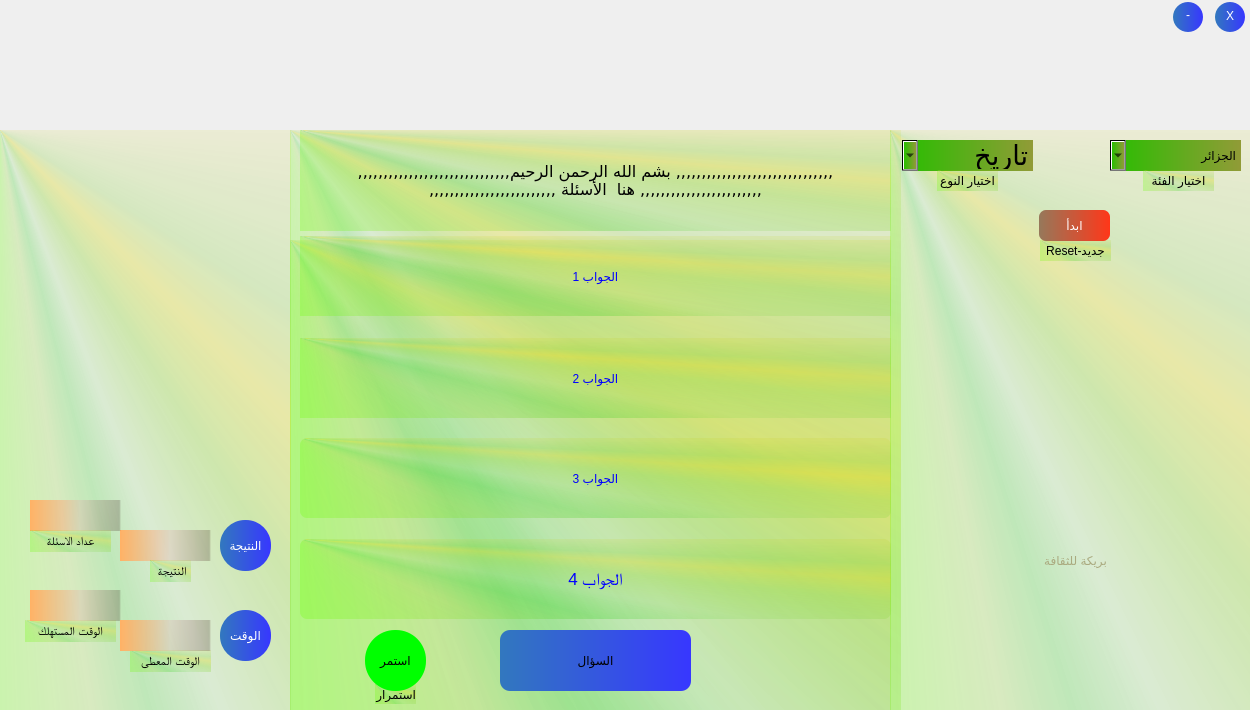
<?xml version="1.0" encoding="UTF-8"?>
<ui version="4.0">
 <class>MainWindow</class>
 <widget class="QMainWindow" name="MainWindow">
  <property name="geometry">
   <rect>
    <x>0</x>
    <y>0</y>
    <width>1250</width>
    <height>710</height>
   </rect>
  </property>
  <property name="minimumSize">
   <size>
    <width>1250</width>
    <height>0</height>
   </size>
  </property>
  <property name="maximumSize">
   <size>
    <width>1250</width>
    <height>710</height>
   </size>
  </property>
  <property name="windowTitle">
   <string>MainWindow</string>
  </property>
  <property name="layoutDirection">
   <enum>Qt::LeftToRight</enum>
  </property>
  <property name="styleSheet">
   <string notr="true">border: 1px solid '#ffffff';</string>
  </property>
  <property name="locale">
   <locale language="Arabic" country="Algeria"/>
  </property>
  <widget class="QWidget" name="centralwidget">
   <property name="layoutDirection">
    <enum>Qt::RightToLeft</enum>
   </property>
   <property name="locale">
    <locale language="Arabic" country="Egypt"/>
   </property>
   <widget class="QWidget" name="widget" native="true">
    <property name="geometry">
     <rect>
      <x>890</x>
      <y>130</y>
      <width>361</width>
      <height>581</height>
     </rect>
    </property>
    <property name="styleSheet">
     <string notr="true">background-color: qconicalgradient(cx:0, cy:0, angle:135, stop:0 rgba(135, 205, 0, 9), stop:0.375 rgba(105, 255, 0, 69), stop:0.423533 rgba(121, 215, 0, 50), stop:0.45 rgba(27, 205, 0, 58), stop:0.477581 rgba(115, 214, 71, 43), stop:0.518717 rgba(155, 218, 71, 100), stop:0.55 rgba(215, 215, 0,76), stop:0.57754 rgba(105, 203, 0, 50), stop:0.625 rgba(205, 205, 0, 29), stop:1 rgba(155, 205, 0, 9));
border:0px;</string>
    </property>
    <widget class="QLabel" name="label">
     <property name="geometry">
      <rect>
       <x>135</x>
       <y>410</y>
       <width>101</width>
       <height>41</height>
      </rect>
     </property>
     <property name="styleSheet">
      <string notr="true">font: 14pt &quot;Andalus&quot;;
color: rgb(170, 170, 127);
background-color: rgb(0, 0, 0,0);
</string>
     </property>
     <property name="text">
      <string>بريكة للثقافة</string>
     </property>
     <property name="alignment">
      <set>Qt::AlignCenter</set>
     </property>
    </widget>
    <widget class="QLabel" name="label_20">
     <property name="geometry">
      <rect>
       <x>150</x>
       <y>110</y>
       <width>71</width>
       <height>21</height>
      </rect>
     </property>
     <property name="styleSheet">
      <string notr="true">   QLabel{   

        color: black;
border:0px;
       font: 75 8pt &quot;MS Shell Dlg 2&quot;;
}</string>
     </property>
     <property name="text">
      <string>جديد-Reset</string>
     </property>
     <property name="alignment">
      <set>Qt::AlignCenter</set>
     </property>
    </widget>
    <widget class="QComboBox" name="comboBoxTyp_2">
     <property name="geometry">
      <rect>
       <x>12</x>
       <y>10</y>
       <width>131</width>
       <height>31</height>
      </rect>
     </property>
     <property name="font">
      <font>
       <family>Traditional Arabic</family>
       <pointsize>20</pointsize>
       <weight>50</weight>
       <italic>false</italic>
       <bold>false</bold>
      </font>
     </property>
     <property name="layoutDirection">
      <enum>Qt::RightToLeft</enum>
     </property>
     <property name="styleSheet">
      <string notr="true">         border: 1px solid '#ffffff';
        color: black;
background-color: qlineargradient(spread:pad, x1:0, y1:0, x2:1, y2:0, stop:0 rgba(40,190, 0, 255), stop:1 rgba(145, 155, 055, 255));
font: 20pt &quot;Traditional Arabic&quot;;</string>
     </property>
     <property name="locale">
      <locale language="French" country="France"/>
     </property>
     <property name="inputMethodHints">
      <set>Qt::ImhNone</set>
     </property>
     <item>
      <property name="text">
       <string>تاريخ</string>
      </property>
     </item>
     <item>
      <property name="text">
       <string>جغرافية</string>
      </property>
     </item>
    </widget>
    <widget class="QComboBox" name="comboBoxCat_2">
     <property name="geometry">
      <rect>
       <x>220</x>
       <y>10</y>
       <width>131</width>
       <height>31</height>
      </rect>
     </property>
     <property name="layoutDirection">
      <enum>Qt::RightToLeft</enum>
     </property>
     <property name="styleSheet">
      <string notr="true">         border: 1px solid '#ffffff';
        color: black;
background-color: qlineargradient(spread:pad, x1:0, y1:0, x2:1, y2:0, stop:0 rgba(40,190, 0, 255), stop:1 rgba(145, 155, 055, 255));
font: 20pt &quot;Traditional Arabic&quot;;
</string>
     </property>
     <property name="locale">
      <locale language="Arabic" country="Algeria"/>
     </property>
     <item>
      <property name="text">
       <string>الجزائر</string>
      </property>
     </item>
     <item>
      <property name="text">
       <string>ابتدائي</string>
      </property>
     </item>
     <item>
      <property name="text">
       <string>ثانية-ف1</string>
      </property>
     </item>
     <item>
      <property name="text">
       <string>ثانية-ف2</string>
      </property>
     </item>
     <item>
      <property name="text">
       <string>ثانية-ف3</string>
      </property>
     </item>
     <item>
      <property name="text">
       <string>رابعة-ف1</string>
      </property>
     </item>
     <item>
      <property name="text">
       <string>رابعة-ف2</string>
      </property>
     </item>
     <item>
      <property name="text">
       <string>رابعة-ف3</string>
      </property>
     </item>
     <item>
      <property name="text">
       <string>العالم</string>
      </property>
     </item>
    </widget>
    <widget class="QLabel" name="label_17">
     <property name="geometry">
      <rect>
       <x>253</x>
       <y>40</y>
       <width>71</width>
       <height>21</height>
      </rect>
     </property>
     <property name="styleSheet">
      <string notr="true">   QLabel{   

        color: black;
border:0px;
       font: 75 8pt &quot;MS Shell Dlg 2&quot;;
}</string>
     </property>
     <property name="text">
      <string>اختيار الفئة</string>
     </property>
     <property name="alignment">
      <set>Qt::AlignCenter</set>
     </property>
    </widget>
    <widget class="QLabel" name="label_18">
     <property name="geometry">
      <rect>
       <x>47</x>
       <y>40</y>
       <width>61</width>
       <height>21</height>
      </rect>
     </property>
     <property name="styleSheet">
      <string notr="true">   QLabel{   

        color: black;
border:0px;
       font: 75 8pt &quot;MS Shell Dlg 2&quot;;
}</string>
     </property>
     <property name="text">
      <string>اختيار النوع</string>
     </property>
     <property name="alignment">
      <set>Qt::AlignCenter</set>
     </property>
    </widget>
    <widget class="QPushButton" name="btn_demarer_new">
     <property name="enabled">
      <bool>true</bool>
     </property>
     <property name="geometry">
      <rect>
       <x>149</x>
       <y>80</y>
       <width>71</width>
       <height>31</height>
      </rect>
     </property>
     <property name="styleSheet">
      <string notr="true">
   QPushButton{   

background-color: qlineargradient(spread:pad, x1:0, y1:0, x2:1, y2:0, stop:0 rgba(150, 120, 90, 255), stop:1 rgba(255, 55, 25, 255));  
        color: white;
           
	    font: 75 14pt &quot;MS Shell Dlg 2&quot;;
        border-radius: 7px;
        border: 1px solid '#000000';
}
           QPushButton:hover{
            background: '#ffff00';
            color: red;
            font: 75 11pt &quot;MS Shell Dlg 2&quot;;
             border-radius: 7px;
        }</string>
     </property>
     <property name="text">
      <string>ابدأ</string>
     </property>
    </widget>
    <widget class="QLabel" name="label_5">
     <property name="geometry">
      <rect>
       <x>140</x>
       <y>180</y>
       <width>81</width>
       <height>71</height>
      </rect>
     </property>
     <property name="styleSheet">
      <string notr="true">font: 14pt &quot;Andalus&quot;;
color: rgb(170, 170, 127);
background-color: rgb(0, 0, 0,0);
</string>
     </property>
     <property name="text">
      <string/>
     </property>
     <property name="alignment">
      <set>Qt::AlignCenter</set>
     </property>
    </widget>
    <widget class="QLabel" name="label_6">
     <property name="geometry">
      <rect>
       <x>78</x>
       <y>505</y>
       <width>211</width>
       <height>41</height>
      </rect>
     </property>
     <property name="styleSheet">
      <string notr="true">font: 75 16pt &quot;MS Shell Dlg 2&quot;;
color: rgb(170, 170, 127);
background-color: rgb(0, 0, 0,0);
</string>
     </property>
     <property name="text">
      <string/>
     </property>
     <property name="scaledContents">
      <bool>true</bool>
     </property>
     <property name="alignment">
      <set>Qt::AlignCenter</set>
     </property>
    </widget>
   </widget>
   <widget class="QFrame" name="frame">
    <property name="geometry">
     <rect>
      <x>290</x>
      <y>130</y>
      <width>611</width>
      <height>581</height>
     </rect>
    </property>
    <property name="styleSheet">
     <string notr="true">background-color: qconicalgradient(cx:0, cy:0, angle:135, stop:0 rgba(135, 205, 0, 9), stop:0.375 rgba(105, 255, 0, 69), stop:0.423533 rgba(121, 215, 0, 50), stop:0.45 rgba(27, 205, 0, 58), stop:0.477581 rgba(115, 214, 71, 43), stop:0.518717 rgba(155, 218, 71, 100), stop:0.55 rgba(215, 215, 0,76), stop:0.57754 rgba(105, 203, 0, 50), stop:0.625 rgba(205, 205, 0, 29), stop:1 rgba(155, 205, 0, 9));
border:0px;</string>
    </property>
    <property name="frameShape">
     <enum>QFrame::StyledPanel</enum>
    </property>
    <property name="frameShadow">
     <enum>QFrame::Raised</enum>
    </property>
    <property name="lineWidth">
     <number>0</number>
    </property>
    <widget class="QGroupBox" name="groupBox_3">
     <property name="enabled">
      <bool>true</bool>
     </property>
     <property name="geometry">
      <rect>
       <x>0</x>
       <y>110</y>
       <width>601</width>
       <height>511</height>
      </rect>
     </property>
     <property name="font">
      <font>
       <kerning>true</kerning>
      </font>
     </property>
     <property name="styleSheet">
      <string notr="true">border:0px;</string>
     </property>
     <property name="inputMethodHints">
      <set>Qt::ImhNone</set>
     </property>
     <property name="title">
      <string/>
     </property>
     <property name="alignment">
      <set>Qt::AlignBottom|Qt::AlignLeading|Qt::AlignLeft</set>
     </property>
     <property name="flat">
      <bool>true</bool>
     </property>
     <property name="checkable">
      <bool>false</bool>
     </property>
     <widget class="QPushButton" name="btn_find">
      <property name="geometry">
       <rect>
        <x>210</x>
        <y>390</y>
        <width>191</width>
        <height>61</height>
       </rect>
      </property>
      <property name="styleSheet">
       <string notr="true">    QPushButton{   
background-color: qlineargradient(spread:pad, x1:0, y1:0, x2:1, y2:0, stop:0 rgba(50, 120, 190, 255), stop:1 rgba(55, 55, 255, 255));  
 color: black;  



			border: 1px solid '#ffffff';
            
       		 font: 75 20pt &quot;MS Shell Dlg 2&quot;;
       		 border-radius: 10px;
 		 	

}
   
           QPushButton:hover{ 

background-color: qlineargradient(spread:pad, x1:0, y1:0, x2:1, y2:0, stop:0 rgba(5, 160, 0, 205), stop:1 rgba(255, 255, 10, 255));


        border: 2px solid '#000000';
           color: red;
	   font: 75 20pt &quot;MS Shell Dlg 2&quot;;
       border-radius: 10px;
        }</string>
      </property>
      <property name="text">
       <string>السؤال</string>
      </property>
     </widget>
     <widget class="QLabel" name="label_19">
      <property name="geometry">
       <rect>
        <x>85</x>
        <y>444</y>
        <width>41</width>
        <height>20</height>
       </rect>
      </property>
      <property name="styleSheet">
       <string notr="true">   QLabel{   

        color: black;
border:0px;
       font: 75 8pt &quot;MS Shell Dlg 2&quot;;
}</string>
      </property>
      <property name="text">
       <string>استمرار</string>
      </property>
     </widget>
     <widget class="QPushButton" name="btn_continue">
      <property name="enabled">
       <bool>true</bool>
      </property>
      <property name="geometry">
       <rect>
        <x>75</x>
        <y>390</y>
        <width>61</width>
        <height>61</height>
       </rect>
      </property>
      <property name="styleSheet">
       <string notr="true">    QPushButton{   
background-color: qlineargradient(spread:pad, x1:0, y1:0, x2:1, y2:0, stop:0 rgba(0, 255, 0, 255), stop:1 rgba(0, 255, 0, 255));  
        color: black; 



			border: 1px solid '#ffffff';
            
       		 font: 75 14pt &quot;MS Shell Dlg 2&quot;;
       		 border-radius: 30px;
 		 	

}
   
           QPushButton:hover{ 
background-color:  rgba(220, 255, 5, 255);	
        border: 2px solid '#000000';
           color: red;
	   font: 75 14pt &quot;MS Shell Dlg 2&quot;;
        border-radius:30px;
        }

 </string>
      </property>
      <property name="text">
       <string>استمر</string>
      </property>
     </widget>
    </widget>
    <widget class="QLabel" name="lbl_question">
     <property name="geometry">
      <rect>
       <x>10</x>
       <y>0</y>
       <width>591</width>
       <height>101</height>
      </rect>
     </property>
     <property name="styleSheet">
      <string notr="true"> QLabel{
        font-family: Shanti;
        font-size: 16px;
        color: 'black';
border:0px;
	
}</string>
     </property>
     <property name="locale">
      <locale language="Arabic" country="Algeria"/>
     </property>
     <property name="text">
      <string>,,,,,,,,,,,,,,,,,,,,,,,,,,,,,,, بشم الله الرحمن الرحيم,,,,,,,,,,,,,,,,,,,,,,,,,,,,,,   ,,,,,,,,,,,,,,,,,,,,,,,, هنا  الأسئلة ,,,,,,,,,,,,,,,,,,,,,,,,,</string>
     </property>
     <property name="alignment">
      <set>Qt::AlignCenter</set>
     </property>
     <property name="wordWrap">
      <bool>true</bool>
     </property>
    </widget>
    <widget class="QPushButton" name="btnanswer4_2">
     <property name="geometry">
      <rect>
       <x>10</x>
       <y>409</y>
       <width>591</width>
       <height>80</height>
      </rect>
     </property>
     <property name="font">
      <font>
       <family>MS Shell Dlg 2</family>
       <pointsize>13</pointsize>
       <weight>9</weight>
       <italic>false</italic>
       <bold>false</bold>
      </font>
     </property>
     <property name="styleSheet">
      <string notr="true">    

    QPushButton{   
            border:  1px solid '#ffffff';
	        border-bottom: 1px solid '#000000';                   
       		 font: 75 13pt &quot;MS Shell Dlg 2&quot;;
       		 border-radius: 7px;
 		 	  color: blue;

}
   
           QPushButton:hover{ 
/*background-color: qlineargradient(spread:pad, x1:0, y1:0, x2:1, y2:0, stop:0 rgba(0, 20, 80, 205), stop:1 rgba(0, 125,255, 255)); 
  */
background-color: qlineargradient(spread:pad, x1:0, y1:0, x2:1, y2:0, stop:0 rgba(5, 160, 0, 205), stop:1 rgba(255, 255, 10, 255));
     
        color: red;      
	   font: 75 13pt &quot;MS Shell Dlg 2&quot;;
        border-radius: 7px;
        }
         

QPushButton:pressed
{
    background-color: QLinearGradient( x1: 0, y1: 0, x2: 0, y2: 1, stop: 0 #2d2d2d, stop: 0.1 #2b2b2b, stop: 0.5 #292929, stop: 0.9 #282828, stop: 1 #252525);
}
</string>
     </property>
     <property name="text">
      <string>الجواب 4</string>
     </property>
    </widget>
    <widget class="QPushButton" name="btnanswer2_2">
     <property name="geometry">
      <rect>
       <x>10</x>
       <y>208</y>
       <width>591</width>
       <height>80</height>
      </rect>
     </property>
     <property name="styleSheet">
      <string notr="true">

    QPushButton{   
            border:  1px solid '#ffffff';
	        border-bottom: 1px solid '#000000';                   
       		 font: 75 13pt &quot;MS Shell Dlg 2&quot;;
     
 		 	  color: blue;

}
   
           QPushButton:hover{ 
/*background-color: qlineargradient(spread:pad, x1:0, y1:0, x2:1, y2:0, stop:0 rgba(0, 20, 80, 205), stop:1 rgba(0, 125,255, 255)); 
  */
background-color: qlineargradient(spread:pad, x1:0, y1:0, x2:1, y2:0, stop:0 rgba(5, 160, 0, 205), stop:1 rgba(255, 255, 10, 255));
     
        color: red;      
	   font: 75 13pt &quot;MS Shell Dlg 2&quot;;
      
        }
         

QPushButton:pressed
{
    background-color: QLinearGradient( x1: 0, y1: 0, x2: 0, y2: 1, stop: 0 #2d2d2d, stop: 0.1 #2b2b2b, stop: 0.5 #292929, stop: 0.9 #282828, stop: 1 #252525);
}






</string>
     </property>
     <property name="text">
      <string>الجواب 2</string>
     </property>
    </widget>
    <widget class="QPushButton" name="btnanswer1_2">
     <property name="geometry">
      <rect>
       <x>10</x>
       <y>106</y>
       <width>591</width>
       <height>80</height>
      </rect>
     </property>
     <property name="styleSheet">
      <string notr="true">
    QPushButton{   
            border:  1px solid '#ffffff';
	        border-bottom: 1px solid '#000000';                   
       		 font: 75 13pt &quot;MS Shell Dlg 2&quot;;
       		
 		 	  color: blue;

}
   
           QPushButton:hover{ 
/*background-color: qlineargradient(spread:pad, x1:0, y1:0, x2:1, y2:0, stop:0 rgba(0, 20, 80, 205), stop:1 rgba(0, 125,255, 255)); 
  */
background-color: qlineargradient(spread:pad, x1:0, y1:0, x2:1, y2:0, stop:0 rgba(5, 160, 0, 205), stop:1 rgba(255, 255, 10, 255));
     
        color: red;      
	   font: 75 13pt &quot;MS Shell Dlg 2&quot;;
  
        }
         

QPushButton:pressed
{
    background-color: QLinearGradient( x1: 0, y1: 0, x2: 0, y2: 1, stop: 0 #2d2d2d, stop: 0.1 #2b2b2b, stop: 0.5 #292929, stop: 0.9 #282828, stop: 1 #252525);
}


</string>
     </property>
     <property name="text">
      <string>الجواب 1</string>
     </property>
    </widget>
    <widget class="QPushButton" name="btnanswer3_2">
     <property name="geometry">
      <rect>
       <x>10</x>
       <y>308</y>
       <width>591</width>
       <height>80</height>
      </rect>
     </property>
     <property name="styleSheet">
      <string notr="true">
    QPushButton{   
            border:  1px solid '#ffffff';
	        border-bottom: 1px solid '#000000';                   
       		 font: 75 13pt &quot;MS Shell Dlg 2&quot;;
       		 border-radius: 7px;
 		 	  color: blue;

}
   
           QPushButton:hover{ 
/*background-color: qlineargradient(spread:pad, x1:0, y1:0, x2:1, y2:0, stop:0 rgba(0, 20, 80, 205), stop:1 rgba(0, 125,255, 255)); 
  */
background-color: qlineargradient(spread:pad, x1:0, y1:0, x2:1, y2:0, stop:0 rgba(5, 160, 0, 205), stop:1 rgba(255, 255, 10, 255));
     
        color: red;      
	   font: 75 13pt &quot;MS Shell Dlg 2&quot;;
        border-radius: 7px;
        }
         

QPushButton:pressed
{
    background-color: QLinearGradient( x1: 0, y1: 0, x2: 0, y2: 1, stop: 0 #2d2d2d, stop: 0.1 #2b2b2b, stop: 0.5 #292929, stop: 0.9 #282828, stop: 1 #252525);
}
</string>
     </property>
     <property name="text">
      <string>الجواب 3</string>
     </property>
    </widget>
   </widget>
   <widget class="QGroupBox" name="groupBox">
    <property name="geometry">
     <rect>
      <x>0</x>
      <y>130</y>
      <width>291</width>
      <height>581</height>
     </rect>
    </property>
    <property name="styleSheet">
     <string notr="true">border:0px;
</string>
    </property>
    <property name="title">
     <string/>
    </property>
    <widget class="QLabel" name="lbl_reponse">
     <property name="geometry">
      <rect>
       <x>0</x>
       <y>0</y>
       <width>291</width>
       <height>331</height>
      </rect>
     </property>
     <property name="styleSheet">
      <string notr="true"> QLabel{
	 
   border:0px;
        font-size: 14px;
        color: 'black';
}</string>
     </property>
     <property name="text">
      <string/>
     </property>
     <property name="alignment">
      <set>Qt::AlignCenter</set>
     </property>
     <property name="wordWrap">
      <bool>true</bool>
     </property>
    </widget>
    <widget class="QFrame" name="frame2">
     <property name="geometry">
      <rect>
       <x>0</x>
       <y>0</y>
       <width>295</width>
       <height>581</height>
      </rect>
     </property>
     <property name="minimumSize">
      <size>
       <width>295</width>
       <height>0</height>
      </size>
     </property>
     <property name="maximumSize">
      <size>
       <width>300</width>
       <height>16777215</height>
      </size>
     </property>
     <property name="styleSheet">
      <string notr="true">background-color: qconicalgradient(cx:0, cy:0, angle:135, stop:0 rgba(135, 205, 0, 9), stop:0.375 rgba(105, 255, 0, 69), stop:0.423533 rgba(121, 215, 0, 50), stop:0.45 rgba(27, 205, 0, 58), stop:0.477581 rgba(115, 214, 71, 43), stop:0.518717 rgba(155, 218, 71, 100), stop:0.55 rgba(215, 215, 0,76), stop:0.57754 rgba(105, 203, 0, 50), stop:0.625 rgba(205, 205, 0, 29), stop:1 rgba(155, 205, 0, 9));
border:0px;</string>
     </property>
     <property name="frameShape">
      <enum>QFrame::StyledPanel</enum>
     </property>
     <property name="frameShadow">
      <enum>QFrame::Raised</enum>
     </property>
     <widget class="QLabel" name="label_resultat">
      <property name="geometry">
       <rect>
        <x>120</x>
        <y>400</y>
        <width>91</width>
        <height>31</height>
       </rect>
      </property>
      <property name="font">
       <font>
        <pointsize>-1</pointsize>
       </font>
      </property>
      <property name="styleSheet">
       <string notr="true"> QLabel{
	background-color: qlineargradient(spread:pad, x1:0, y1:0, x2:1, y2:0, stop:0 rgba(255, 178, 102, 255), stop:0.55 rgba(235, 148, 161, 55), stop:0.98 rgba(40, 0, 0, 55), stop:1 rgba(0, 0, 0, 0));
        font-size: 22px;
        color: 'black';

   
        border: 1px solid '#000000';
        border-radius: 25px;
}</string>
      </property>
      <property name="text">
       <string/>
      </property>
      <property name="alignment">
       <set>Qt::AlignCenter</set>
      </property>
     </widget>
     <widget class="QLabel" name="labelQuestNumero">
      <property name="geometry">
       <rect>
        <x>30</x>
        <y>370</y>
        <width>91</width>
        <height>31</height>
       </rect>
      </property>
      <property name="styleSheet">
       <string notr="true"> QLabel{
        font-size: 22px;
        color: 'black';
	background-color: qlineargradient(spread:pad, x1:0, y1:0, x2:1, y2:0, stop:0 rgba(255, 178, 102, 255), stop:0.55 rgba(235, 148, 161, 55), stop:0.98 rgba(40, 0, 0, 55), stop:1 rgba(0, 0, 0, 0));
   
        border: 1px solid '#000000';
        border-radius: 25px;
}</string>
      </property>
      <property name="text">
       <string/>
      </property>
      <property name="alignment">
       <set>Qt::AlignCenter</set>
      </property>
     </widget>
     <widget class="QLabel" name="label_11">
      <property name="geometry">
       <rect>
        <x>25</x>
        <y>490</y>
        <width>91</width>
        <height>22</height>
       </rect>
      </property>
      <property name="font">
       <font>
        <family>MS Shell Dlg 2</family>
        <pointsize>9</pointsize>
        <weight>9</weight>
        <italic>false</italic>
        <bold>false</bold>
       </font>
      </property>
      <property name="styleSheet">
       <string notr="true">   QLabel{   
        color: black;
        font-family: 'shanti';
        font: 75 9pt &quot;MS Shell Dlg 2&quot;;
        border:0 px;
}
   
        </string>
      </property>
      <property name="text">
       <string>الوقت المستهلك</string>
      </property>
      <property name="alignment">
       <set>Qt::AlignCenter</set>
      </property>
     </widget>
     <widget class="QLabel" name="label_12">
      <property name="geometry">
       <rect>
        <x>30</x>
        <y>400</y>
        <width>81</width>
        <height>22</height>
       </rect>
      </property>
      <property name="font">
       <font>
        <family>MS Shell Dlg 2</family>
        <pointsize>9</pointsize>
        <weight>9</weight>
        <italic>false</italic>
        <bold>false</bold>
       </font>
      </property>
      <property name="styleSheet">
       <string notr="true">   QLabel{   
        color: black;
        font-family: 'shanti';
        font: 75 9pt &quot;MS Shell Dlg 2&quot;;
        border:0 px;
}
   
        </string>
      </property>
      <property name="text">
       <string>عداد الاسئلة</string>
      </property>
      <property name="alignment">
       <set>Qt::AlignCenter</set>
      </property>
     </widget>
     <widget class="QLabel" name="label_7">
      <property name="geometry">
       <rect>
        <x>150</x>
        <y>430</y>
        <width>41</width>
        <height>22</height>
       </rect>
      </property>
      <property name="font">
       <font>
        <family>MS Shell Dlg 2</family>
        <pointsize>9</pointsize>
        <weight>9</weight>
        <italic>false</italic>
        <bold>false</bold>
       </font>
      </property>
      <property name="styleSheet">
       <string notr="true">   QLabel{   
        color: black;
        font-family: 'shanti';
       font: 75 9pt &quot;MS Shell Dlg 2&quot;;
        border:0 px;
}
      </string>
      </property>
      <property name="text">
       <string>النتيجة </string>
      </property>
      <property name="alignment">
       <set>Qt::AlignCenter</set>
      </property>
     </widget>
     <widget class="QLabel" name="label_13">
      <property name="geometry">
       <rect>
        <x>130</x>
        <y>520</y>
        <width>81</width>
        <height>22</height>
       </rect>
      </property>
      <property name="font">
       <font>
        <family>MS Shell Dlg 2</family>
        <pointsize>9</pointsize>
        <weight>9</weight>
        <italic>false</italic>
        <bold>false</bold>
       </font>
      </property>
      <property name="styleSheet">
       <string notr="true">   QLabel{   
        color: black;
        font-family: 'shanti';
        font: 75 9pt &quot;MS Shell Dlg 2&quot;;
              border:0 px;

}
   
        </string>
      </property>
      <property name="text">
       <string>الوقت المعطى</string>
      </property>
      <property name="alignment">
       <set>Qt::AlignCenter</set>
      </property>
     </widget>
     <widget class="QPushButton" name="btn_temporisation">
      <property name="enabled">
       <bool>true</bool>
      </property>
      <property name="geometry">
       <rect>
        <x>220</x>
        <y>480</y>
        <width>51</width>
        <height>51</height>
       </rect>
      </property>
      <property name="styleSheet">
       <string notr="true">
   QPushButton{   

background-color: qlineargradient(spread:pad, x1:0, y1:0, x2:1, y2:0, stop:0 rgba(50, 120, 190, 255), stop:1 rgba(55, 55, 255, 255));  
        color: white;
        font-family: 'shanti';        
	    font: 75 11pt &quot;MS Shell Dlg 2&quot;;
        border-radius: 25px;
border: 1px solid '#000000';
}
           QPushButton:hover{
            background: '#ffff00';
            color: black;
            font: 75 11pt &quot;MS Shell Dlg 2&quot;;
        }</string>
      </property>
      <property name="text">
       <string>الوقت</string>
      </property>
     </widget>
     <widget class="QLabel" name="lbl_TimeStart">
      <property name="geometry">
       <rect>
        <x>30</x>
        <y>460</y>
        <width>91</width>
        <height>31</height>
       </rect>
      </property>
      <property name="font">
       <font>
        <pointsize>-1</pointsize>
       </font>
      </property>
      <property name="styleSheet">
       <string notr="true"> QLabel{
        font-size: 18px;
        color: 'black';

   	background-color: qlineargradient(spread:pad, x1:0, y1:0, x2:1, y2:0, stop:0 rgba(255, 178, 102, 255), stop:0.55 rgba(235, 148, 161, 55), stop:0.98 rgba(40, 0, 0, 55), stop:1 rgba(0, 0, 0, 0));
        border: 1px solid '#000000';
        border-radius: 25px;
}</string>
      </property>
      <property name="text">
       <string/>
      </property>
      <property name="alignment">
       <set>Qt::AlignCenter</set>
      </property>
     </widget>
     <widget class="QPushButton" name="btn_afficherResult">
      <property name="enabled">
       <bool>true</bool>
      </property>
      <property name="geometry">
       <rect>
        <x>220</x>
        <y>390</y>
        <width>51</width>
        <height>51</height>
       </rect>
      </property>
      <property name="styleSheet">
       <string notr="true">
   QPushButton{   

background-color: qlineargradient(spread:pad, x1:0, y1:0, x2:1, y2:0, stop:0 rgba(50, 120, 190, 255), stop:1 rgba(55, 55, 255, 255));  
        color: white;
        font-family: 'shanti';        
	    font: 75 11pt &quot;MS Shell Dlg 2&quot;;
        border-radius: 25px;
border: 1px solid '#000000';
}
           QPushButton:hover{
            background: '#ffff00';
            color: black;
            font: 75 11pt &quot;MS Shell Dlg 2&quot;;
        }</string>
      </property>
      <property name="text">
       <string>النتيجة</string>
      </property>
     </widget>
     <widget class="QLineEdit" name="lineEdit_temps">
      <property name="geometry">
       <rect>
        <x>120</x>
        <y>490</y>
        <width>91</width>
        <height>31</height>
       </rect>
      </property>
      <property name="styleSheet">
       <string notr="true">
        font-size: 18px;
        color: 'black';

   	background-color: qlineargradient(spread:pad, x1:0, y1:0, x2:1, y2:0, stop:0 rgba(255, 178, 102, 255), stop:0.55 rgba(235, 148, 161, 55), stop:0.98 rgba(40, 0, 0, 55), stop:1 rgba(0, 0, 0, 0));
        border: 1px solid '#000000';
        border-radius: 25px;
</string>
      </property>
      <property name="text">
       <string/>
      </property>
      <property name="alignment">
       <set>Qt::AlignCenter</set>
      </property>
     </widget>
    </widget>
    <zorder>frame2</zorder>
    <zorder>lbl_reponse</zorder>
   </widget>
   <widget class="QFrame" name="frame_2">
    <property name="geometry">
     <rect>
      <x>-1</x>
      <y>0</y>
      <width>1251</width>
      <height>121</height>
     </rect>
    </property>
    <property name="styleSheet">
     <string notr="true">
border:0px;</string>
    </property>
    <property name="frameShape">
     <enum>QFrame::StyledPanel</enum>
    </property>
    <property name="frameShadow">
     <enum>QFrame::Raised</enum>
    </property>
    <widget class="QLabel" name="label1">
     <property name="geometry">
      <rect>
       <x>340</x>
       <y>0</y>
       <width>511</width>
       <height>121</height>
      </rect>
     </property>
     <property name="styleSheet">
      <string notr="true">border:0px;</string>
     </property>
     <property name="text">
      <string/>
     </property>
     <property name="alignment">
      <set>Qt::AlignCenter</set>
     </property>
    </widget>
    <widget class="QPushButton" name="closeButton">
     <property name="geometry">
      <rect>
       <x>1216</x>
       <y>2</y>
       <width>30</width>
       <height>30</height>
      </rect>
     </property>
     <property name="minimumSize">
      <size>
       <width>30</width>
       <height>30</height>
      </size>
     </property>
     <property name="maximumSize">
      <size>
       <width>30</width>
       <height>30</height>
      </size>
     </property>
     <property name="cursor">
      <cursorShape>PointingHandCursor</cursorShape>
     </property>
     <property name="styleSheet">
      <string notr="true">

   QPushButton{   
background-color: qlineargradient(spread:pad, x1:0, y1:0, x2:1, y2:0, stop:0 rgba(50, 120, 190, 255), stop:1 rgba(55, 55, 255, 255));    
        color: white;
        font-family: 'shanti';        
	    font: 75 15pt &quot;MS Shell Dlg 2&quot;;
        border-radius: 15px;
padding-top:-2px;
}
           QPushButton:hover{
            background: '#ff4444';
            color: white;
            font: 75 15pt &quot;MS Shell Dlg 2&quot;;
border-radius: 15px;
        }</string>
     </property>
     <property name="text">
      <string>X</string>
     </property>
     <property name="iconSize">
      <size>
       <width>24</width>
       <height>24</height>
      </size>
     </property>
    </widget>
    <widget class="QPushButton" name="minimizeButton">
     <property name="geometry">
      <rect>
       <x>1174</x>
       <y>2</y>
       <width>30</width>
       <height>30</height>
      </rect>
     </property>
     <property name="sizePolicy">
      <sizepolicy hsizetype="Minimum" vsizetype="Fixed">
       <horstretch>30</horstretch>
       <verstretch>30</verstretch>
      </sizepolicy>
     </property>
     <property name="minimumSize">
      <size>
       <width>30</width>
       <height>30</height>
      </size>
     </property>
     <property name="cursor">
      <cursorShape>PointingHandCursor</cursorShape>
     </property>
     <property name="styleSheet">
      <string notr="true">   QPushButton{   
background-color: qlineargradient(spread:pad, x1:0, y1:0, x2:1, y2:0, stop:0 rgba(50, 120, 190, 255), stop:1 rgba(55, 55, 255, 255));      
        color: white;
        font-family: 'shanti';        
	    font: 75 28pt &quot;MS Shell Dlg 2&quot;;
        border-radius: 15px;
padding-top:-5px;
}
           QPushButton:hover{
            background: '#00ff00';
            color: white;
            font: 75 28pt &quot;MS Shell Dlg 2&quot;;
border-radius: 15px;
        }</string>
     </property>
     <property name="text">
      <string>-</string>
     </property>
     <property name="iconSize">
      <size>
       <width>24</width>
       <height>24</height>
      </size>
     </property>
    </widget>
    <widget class="QLabel" name="label_3">
     <property name="geometry">
      <rect>
       <x>850</x>
       <y>0</y>
       <width>311</width>
       <height>121</height>
      </rect>
     </property>
     <property name="styleSheet">
      <string notr="true">border:0px;</string>
     </property>
     <property name="text">
      <string/>
     </property>
    </widget>
    <widget class="QLabel" name="label_4">
     <property name="geometry">
      <rect>
       <x>0</x>
       <y>0</y>
       <width>341</width>
       <height>121</height>
      </rect>
     </property>
     <property name="styleSheet">
      <string notr="true">border:0px;</string>
     </property>
     <property name="text">
      <string/>
     </property>
     <property name="alignment">
      <set>Qt::AlignCenter</set>
     </property>
    </widget>
   </widget>
   <zorder>frame</zorder>
   <zorder>groupBox</zorder>
   <zorder>widget</zorder>
   <zorder>frame_2</zorder>
  </widget>
 </widget>
 <resources/>
 <connections/>
</ui>
